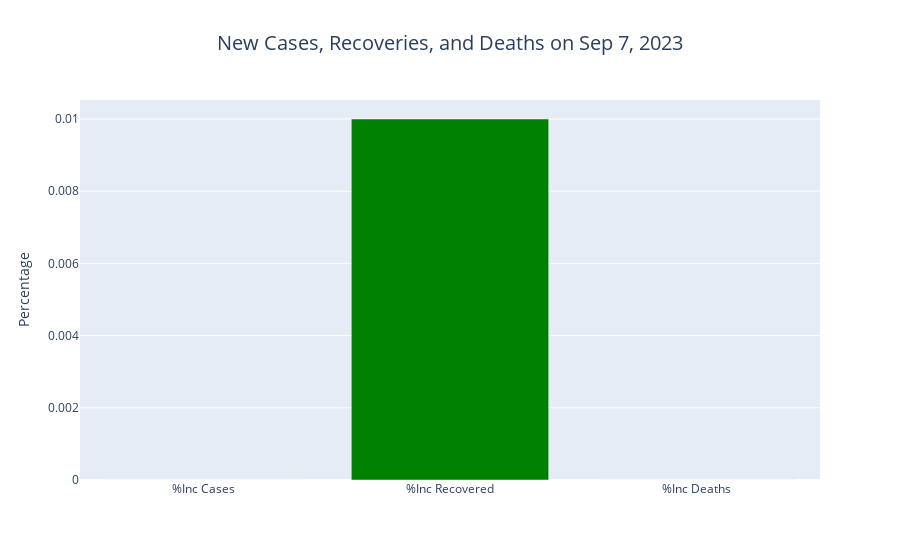

The code cell stored with this chart in its notebook:
### Code cell
pinc_ser = np.round(df[["%Inc Cases", "%Inc Recovered", "%Inc Deaths"]].loc[0], 2)
pinc_df = pd.DataFrame(pinc_ser)
pinc_df.columns = ["Percentage"]

fig = go.Figure()
fig.add_trace(go.Bar(x=pinc_df.index, y=pinc_df['Percentage'], marker_color=["yellow", "green", "red"]))
fig.update_layout(title={'text': f"New Cases, Recoveries, and Deaths on {yesterday_str}", 'x': 0.5,
                         'xanchor': 'center', 'font': {'size': 20}}, yaxis_title="Percentage", xaxis_title="")
fig.show()

### Figure 1 — Plotly figure (JSON) as saved in the notebook; plotly's stock layout.template omitted (floating-point values rounded to 4 significant figures)
{"data": [{"marker": {"color": ["yellow", "green", "red"]}, "type": "bar", "x": ["%Inc Cases", "%Inc Recovered", "%Inc Deaths"], "y": [0.0, 0.01, 0.0]}], "layout": {"title": {"font": {"size": 20}, "text": "New Cases, Recoveries, and Deaths on Sep 7, 2023", "x": 0.5, "xanchor": "center"}, "xaxis": {"title": {"text": ""}}, "yaxis": {"title": {"text": "Percentage"}}}}
